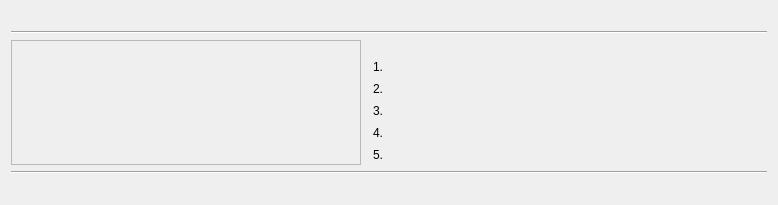
<?xml version="1.0" encoding="UTF-8"?>
<ui version="4.0">
 <class>TicketDialog</class>
 <widget class="QDialog" name="TicketDialog">
  <property name="geometry">
   <rect>
    <x>0</x>
    <y>0</y>
    <width>782</width>
    <height>335</height>
   </rect>
  </property>
  <layout class="QVBoxLayout" name="verticalLayout">
   <property name="sizeConstraint">
    <enum>QLayout::SetFixedSize</enum>
   </property>
   <item>
    <widget class="QStackedWidget" name="pages">
     <property name="currentIndex">
      <number>0</number>
     </property>
     <widget class="QWidget" name="activePage">
      <layout class="QVBoxLayout" name="verticalLayout_2">
       <property name="margin">
        <number>0</number>
       </property>
       <item>
        <widget class="QWidget" name="statusWidget" native="true">
         <layout class="QHBoxLayout" name="statusWidgetLayout">
          <property name="margin">
           <number>0</number>
          </property>
          <item>
           <widget class="QLabel" name="examTimeLabel"/>
          </item>
          <item>
           <spacer name="statusWidgetSpacer">
            <property name="orientation">
             <enum>Qt::Horizontal</enum>
            </property>
            <property name="sizeHint" stdset="0">
             <size>
              <width>1</width>
              <height>1</height>
             </size>
            </property>
           </spacer>
          </item>
          <item>
           <widget class="QLabel" name="progressLabel"/>
          </item>
         </layout>
        </widget>
       </item>
       <item>
        <widget class="Line" name="line">
         <property name="orientation">
          <enum>Qt::Horizontal</enum>
         </property>
        </widget>
       </item>
       <item>
        <layout class="QHBoxLayout" name="horizontalLayout_2">
         <item>
          <widget class="QLabel" name="imageLabel">
           <property name="minimumSize">
            <size>
             <width>350</width>
             <height>0</height>
            </size>
           </property>
           <property name="maximumSize">
            <size>
             <width>350</width>
             <height>16777215</height>
            </size>
           </property>
           <property name="frameShape">
            <enum>QFrame::StyledPanel</enum>
           </property>
           <property name="frameShadow">
            <enum>QFrame::Sunken</enum>
           </property>
           <property name="scaledContents">
            <bool>true</bool>
           </property>
          </widget>
         </item>
         <item>
          <widget class="QWidget" name="textWidget" native="true">
           <property name="minimumSize">
            <size>
             <width>400</width>
             <height>0</height>
            </size>
           </property>
           <property name="maximumSize">
            <size>
             <width>400</width>
             <height>16777215</height>
            </size>
           </property>
           <layout class="QVBoxLayout" name="textWidgetLayout">
            <property name="margin">
             <number>0</number>
            </property>
            <item>
             <widget class="QLabel" name="questionLabel">
              <property name="wordWrap">
               <bool>true</bool>
              </property>
             </widget>
            </item>
            <item>
             <layout class="QGridLayout" name="answersLayout" columnstretch="0,1">
              <item row="0" column="1">
               <widget class="QLabel" name="answer1TextLabel">
                <property name="alignment">
                 <set>Qt::AlignLeading|Qt::AlignLeft|Qt::AlignTop</set>
                </property>
                <property name="wordWrap">
                 <bool>true</bool>
                </property>
               </widget>
              </item>
              <item row="0" column="0">
               <widget class="QLabel" name="answer1NumberLabel">
                <property name="minimumSize">
                 <size>
                  <width>16</width>
                  <height>16</height>
                 </size>
                </property>
                <property name="text">
                 <string>1.</string>
                </property>
                <property name="alignment">
                 <set>Qt::AlignRight|Qt::AlignTop|Qt::AlignTrailing</set>
                </property>
               </widget>
              </item>
              <item row="5" column="0" colspan="2">
               <spacer name="verticalSpacer">
                <property name="orientation">
                 <enum>Qt::Vertical</enum>
                </property>
                <property name="sizeHint" stdset="0">
                 <size>
                  <width>1</width>
                  <height>1</height>
                 </size>
                </property>
               </spacer>
              </item>
              <item row="1" column="0">
               <widget class="QLabel" name="answer2NumberLabel">
                <property name="minimumSize">
                 <size>
                  <width>16</width>
                  <height>16</height>
                 </size>
                </property>
                <property name="text">
                 <string>2.</string>
                </property>
                <property name="alignment">
                 <set>Qt::AlignRight|Qt::AlignTop|Qt::AlignTrailing</set>
                </property>
               </widget>
              </item>
              <item row="1" column="1">
               <widget class="QLabel" name="answer2TextLabel">
                <property name="alignment">
                 <set>Qt::AlignLeading|Qt::AlignLeft|Qt::AlignTop</set>
                </property>
                <property name="wordWrap">
                 <bool>true</bool>
                </property>
               </widget>
              </item>
              <item row="2" column="0">
               <widget class="QLabel" name="answer3NumberLabel">
                <property name="minimumSize">
                 <size>
                  <width>16</width>
                  <height>16</height>
                 </size>
                </property>
                <property name="text">
                 <string>3.</string>
                </property>
                <property name="alignment">
                 <set>Qt::AlignRight|Qt::AlignTop|Qt::AlignTrailing</set>
                </property>
               </widget>
              </item>
              <item row="2" column="1">
               <widget class="QLabel" name="answer3TextLabel">
                <property name="alignment">
                 <set>Qt::AlignLeading|Qt::AlignLeft|Qt::AlignTop</set>
                </property>
                <property name="wordWrap">
                 <bool>true</bool>
                </property>
               </widget>
              </item>
              <item row="3" column="0">
               <widget class="QLabel" name="answer4NumberLabel">
                <property name="minimumSize">
                 <size>
                  <width>16</width>
                  <height>16</height>
                 </size>
                </property>
                <property name="text">
                 <string>4.</string>
                </property>
                <property name="alignment">
                 <set>Qt::AlignRight|Qt::AlignTop|Qt::AlignTrailing</set>
                </property>
               </widget>
              </item>
              <item row="3" column="1">
               <widget class="QLabel" name="answer4TextLabel">
                <property name="alignment">
                 <set>Qt::AlignLeading|Qt::AlignLeft|Qt::AlignTop</set>
                </property>
                <property name="wordWrap">
                 <bool>true</bool>
                </property>
               </widget>
              </item>
              <item row="4" column="0">
               <widget class="QLabel" name="answer5NumberLabel">
                <property name="minimumSize">
                 <size>
                  <width>16</width>
                  <height>16</height>
                 </size>
                </property>
                <property name="text">
                 <string>5.</string>
                </property>
                <property name="alignment">
                 <set>Qt::AlignRight|Qt::AlignTop|Qt::AlignTrailing</set>
                </property>
               </widget>
              </item>
              <item row="4" column="1">
               <widget class="QLabel" name="answer5TextLabel">
                <property name="alignment">
                 <set>Qt::AlignLeading|Qt::AlignLeft|Qt::AlignTop</set>
                </property>
                <property name="wordWrap">
                 <bool>true</bool>
                </property>
               </widget>
              </item>
             </layout>
            </item>
           </layout>
          </widget>
         </item>
        </layout>
       </item>
       <item>
        <widget class="Line" name="line_2">
         <property name="orientation">
          <enum>Qt::Horizontal</enum>
         </property>
        </widget>
       </item>
       <item>
        <widget class="QLabel" name="hotkeysLabel"/>
       </item>
      </layout>
     </widget>
     <widget class="QWidget" name="inactivePage">
      <layout class="QHBoxLayout" name="horizontalLayout">
       <property name="sizeConstraint">
        <enum>QLayout::SetNoConstraint</enum>
       </property>
       <item>
        <spacer name="horizontalSpacer">
         <property name="orientation">
          <enum>Qt::Horizontal</enum>
         </property>
         <property name="sizeHint" stdset="0">
          <size>
           <width>1</width>
           <height>1</height>
          </size>
         </property>
        </spacer>
       </item>
       <item>
        <widget class="QPushButton" name="continueButton">
         <property name="text">
          <string>Continue</string>
         </property>
        </widget>
       </item>
       <item>
        <spacer name="horizontalSpacer_2">
         <property name="orientation">
          <enum>Qt::Horizontal</enum>
         </property>
         <property name="sizeHint" stdset="0">
          <size>
           <width>1</width>
           <height>1</height>
          </size>
         </property>
        </spacer>
       </item>
      </layout>
     </widget>
    </widget>
   </item>
  </layout>
 </widget>
 <resources/>
 <connections/>
</ui>
